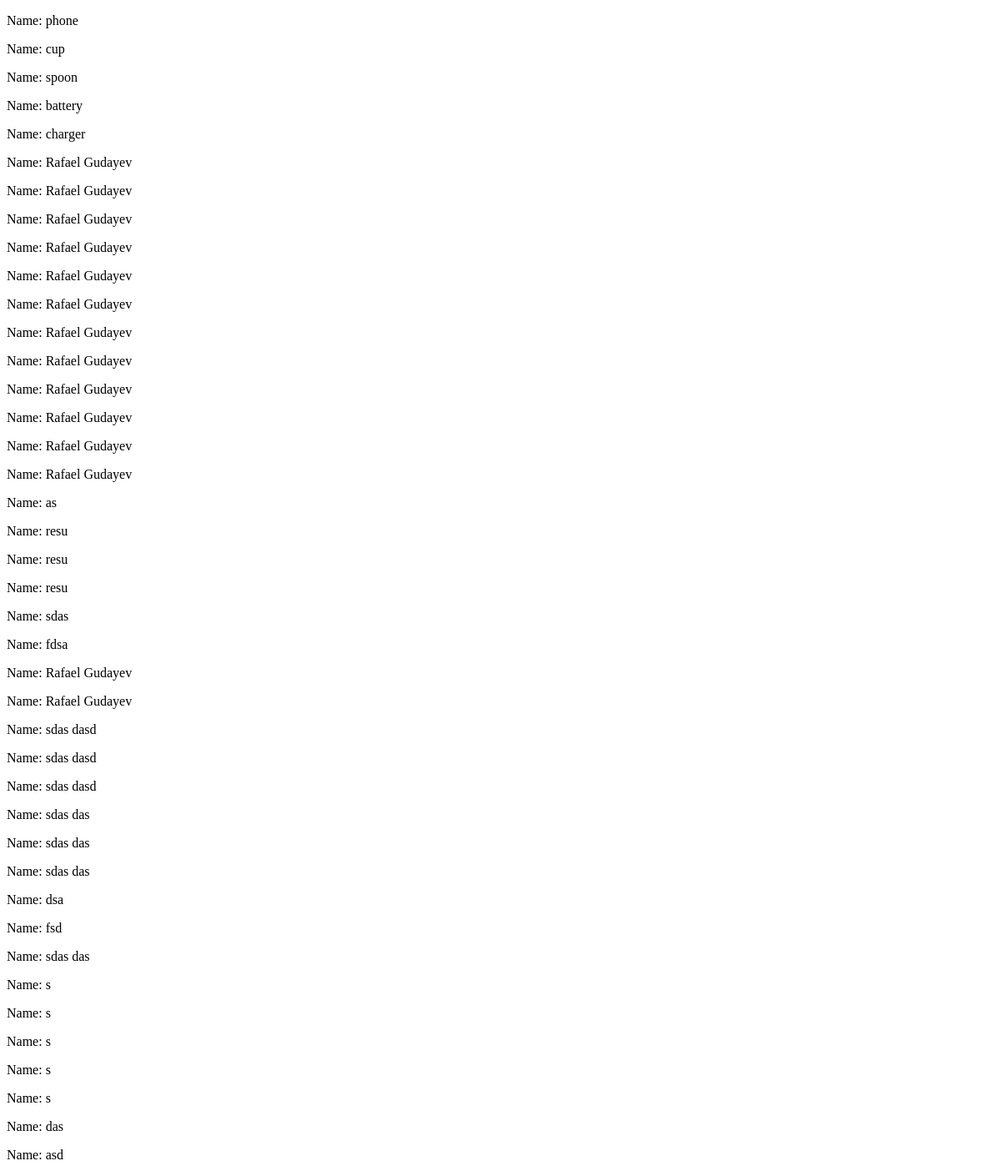
/goods, run on an earlier commit of the app's database.
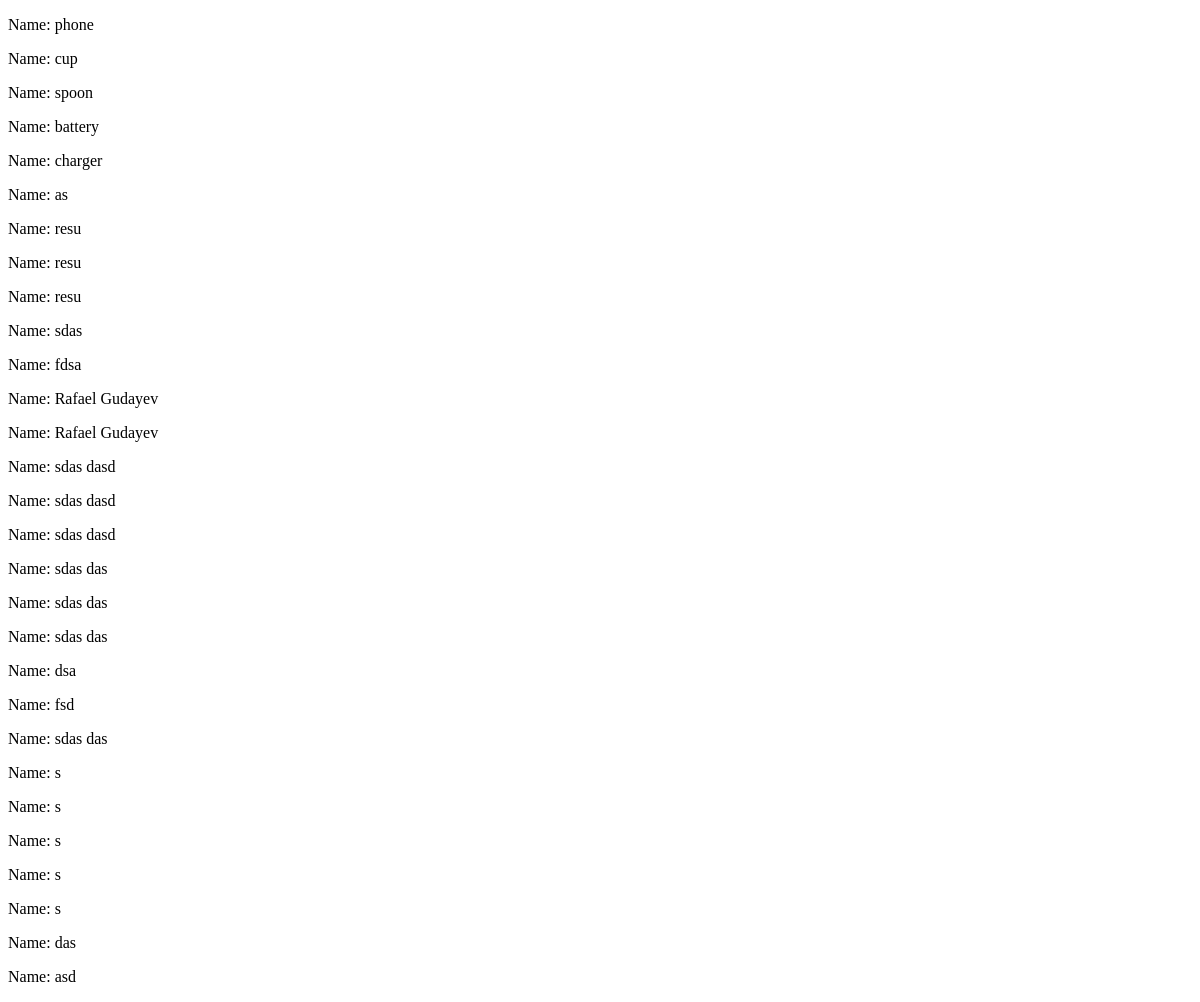
And on a later commit of the database.
### fometask2/models.py (models this page shows)
class Goods(models.Model):
    name = models.CharField(max_length=100)
    description = models.TextField()
    price = models.FloatField()
    amount = models.IntegerField()
    photo = models.ImageField()
    date_add = models.DateField(auto_now_add=True)
    def __str__(self) -> str:
        return f"Name: {self.name}"

### fometask2/views.py (the view)
# urls.py: path("goods", views.goods_list, name="goods"),
def goods_list(request):
    if request.method == "GET":
        goods = Goods.objects.all()
        return render(request, 'fometask2/goods.html', {"goods": goods})

### fometask2/templates/fometask2/goods.html (shortened to what this page needs)
<!DOCTYPE html>
<html lang="en">
<head>
</head>
<body>
    {% for good in goods %}
    <p>
        {{ good }}
    </p>
    {% endfor %}
</body>
</html>

What changed in the data, as far as the page shows it:
removed Goods: name "Name: Rafael Gudayev"
removed Goods: name "Name: Rafael Gudayev"
removed Goods: name "Name: Rafael Gudayev"
removed Goods: name "Name: Rafael Gudayev"
removed Goods: name "Name: Rafael Gudayev"
removed Goods: name "Name: Rafael Gudayev"
removed Goods: name "Name: Rafael Gudayev"
removed Goods: name "Name: Rafael Gudayev"
removed Goods: name "Name: Rafael Gudayev"
removed Goods: name "Name: Rafael Gudayev"
removed Goods: name "Name: Rafael Gudayev"
removed Goods: name "Name: Rafael Gudayev"
